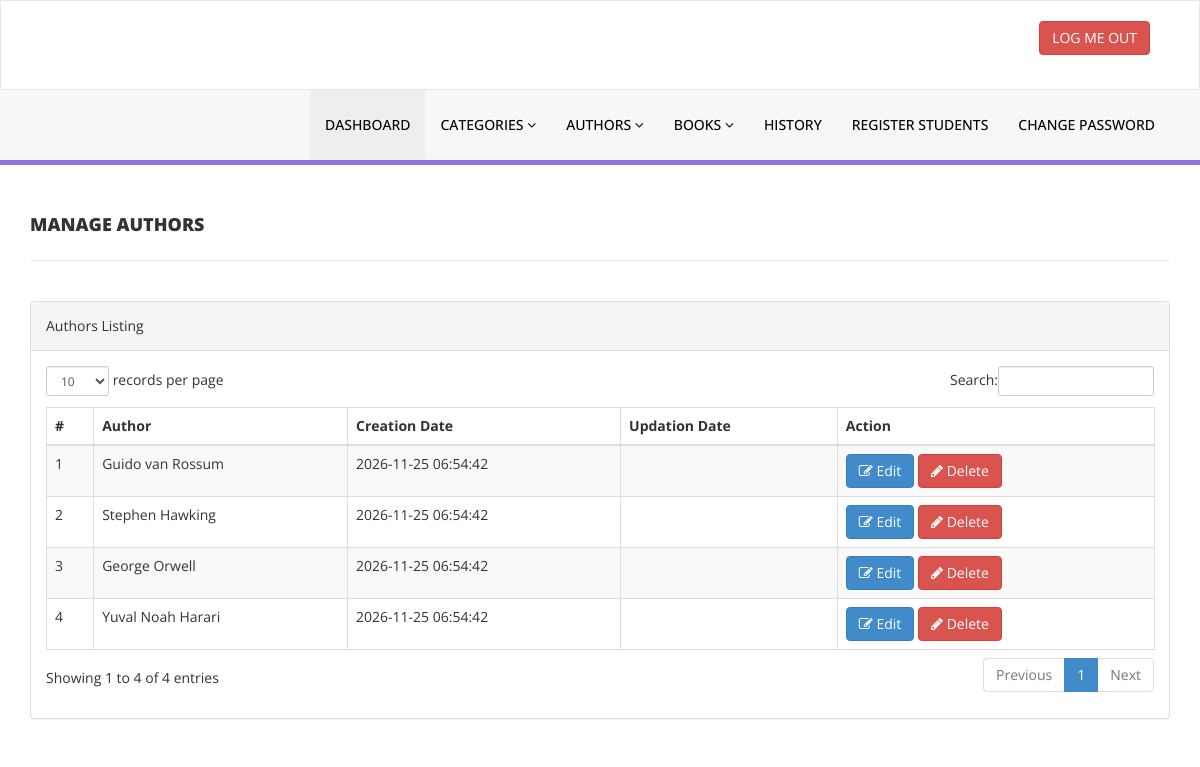
Screenshot of /admin/manage-authors.php (signed in) with the database file from the repository.
### tables this page shows
CREATE TABLE tblauthors (
  id int(11) NOT NULL AUTO_INCREMENT,
  AuthorName varchar(159) DEFAULT NULL,
  creationDate timestamp NULL DEFAULT current_timestamp(),
  UpdationDate timestamp NULL DEFAULT NULL ON UPDATE current_timestamp(),
  PRIMARY KEY (id)
);

### admin/manage-authors.php (the view, shortened to what this page needs)
<?php
include('includes/config.php');
if(strlen($_SESSION['alogin'])==0)
    {
header('location:index.php');
}
else{
    ?>
<!DOCTYPE html>
<html xmlns="http://www.w3.org/1999/xhtml">
<head>
    <link href="assets/css/bootstrap.css" rel="stylesheet" />
    <link href="assets/css/font-awesome.css" rel="stylesheet" />
    <link href="assets/js/dataTables/dataTables.bootstrap.css" rel="stylesheet" />
    <link href="assets/css/style.css" rel="stylesheet" />
</head>
<body>
<?php include('includes/header.php');?>
    <div class="content-wrapper">
         <div class="container">
        <div class="row pad-botm">
            <div class="col-md-12">
                <h4 class="header-line">Manage Authors</h4>
    </div>
     <div class="row">
</div>
        </div>
            <div class="row">
                <div class="col-md-12">
                    <div class="panel panel-default">
                        <div class="panel-heading">
                           Authors Listing
                        </div>
                        <div class="panel-body">
                            <div class="table-responsive">
                                <table class="table table-striped table-bordered table-hover" id="dataTables-example">
                                    <thead>
                                        <tr>
                                            <th>#</th>
                                            <th>Author</th>
                                            <th>Creation Date</th>
                                            <th>Updation Date</th>
                                            <th>Action</th>
                                        </tr>
                                    </thead>
                                    <tbody>
<?php $sql = "SELECT * from  tblauthors";
$query = $dbh -> prepare($sql);
$query->execute();
$results=$query->fetchAll(PDO::FETCH_OBJ);
$cnt=1;
if($query->rowCount() > 0)
{
foreach($results as $result)
{               ?>
                                        <tr class="odd gradeX">
                                            <td class="center"><?php echo htmlentities($cnt);?></td>
                                            <td class="center"><?php echo htmlentities($result->AuthorName);?></td>
                                            <td class="center"><?php echo htmlentities($result->creationDate);?></td>
                                            <td class="center"><?php echo htmlentities($result->UpdationDate);?></td>
                                            <td class="center">
                                            <a href="edit-author.php?athrid=<?php echo htmlentities($result->id);?>"><button class="btn btn-primary"><i class="fa fa-edit "></i> Edit</button>
                                          <a href="manage-authors.php?del=<?php echo htmlentities($result->id);?>" onclick="return confirm('Are you sure you want to delete?');"" >  <button class="btn btn-danger"><i class="fa fa-pencil"></i> Delete</button>
                                            </td>
                                        </tr>
 <?php $cnt=$cnt+1;}} ?>
                                    </tbody>
                                </table>
                            </div>
                        </div>
                    </div>
                </div>
            </div>
    </div>
    </div>
</body>
</html>
<?php } ?>

### admin/assets/css/style.css (style rules this page uses)
.content-wrapper { margin-top: 40px; min-height:800px; padding-bottom:90px; }
.header-line { font-weight:900; padding-bottom:25px; border-bottom:1px solid #eeeeee; text-transform:uppercase; }
.pad-botm { padding-bottom:30px; }

### rows the page displays
tblauthors: AuthorName "Guido van Rossum", creationDate "2026-11-25 06:54:42"
tblauthors: AuthorName "Stephen Hawking", creationDate "2026-11-25 06:54:42"
tblauthors: AuthorName "George Orwell", creationDate "2026-11-25 06:54:42"
tblauthors: AuthorName "Yuval Noah Harari", creationDate "2026-11-25 06:54:42"
